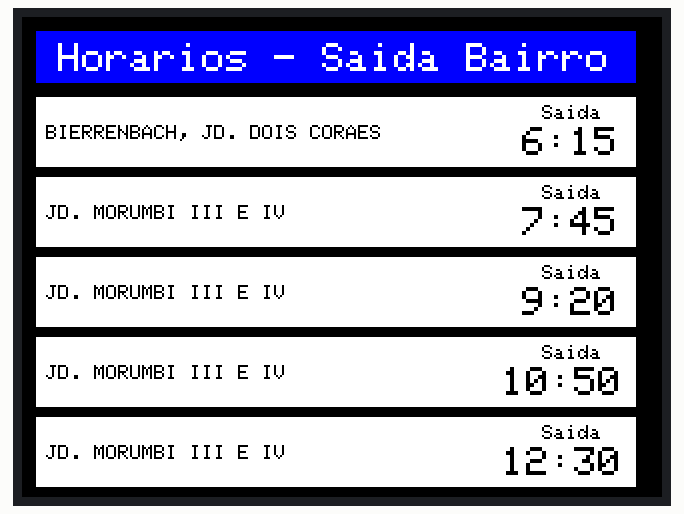
Recording of a sketch running on a simulated Arduino Uno, built with avr-gcc and run on an emulated ATmega328P. On the bench: 320×240 colour display.

Above: at 0.4 s.

The sketch:

Q0684_Menu.ino
```cpp
/*
 *   CÓDIGO:    Q0684
 *   AUTOR:     BrincandoComIdeias
 *   ACOMPANHE: https://www.youtube.com/brincandocomideias ; https://www.instagram.com/canalbrincandocomideias/
 *   APRENDA:   https://cursodearduino.net/ ; https://cursoderobotica.net
 *   COMPRE:    https://www.arducore.com.br/
 *   SKETCH:    Menu TFT Touch
 *   DATA:      21/09/2021
*/

// INCLUSÃO DE BIBLIOTECAS
#include <Adafruit_GFX.h>
#include <Adafruit_TFTLCD.h>
#include <TouchScreen.h>

// DEFINIÇÕES DE PINOS
#define LCD_CS A3
#define LCD_CD A2
#define LCD_WR A1
#define LCD_RD A0
#define LCD_RESET A4


// DEFINIÇÕES
#define WHITE          0xFFFF
#define YELLOW         0xFFE0
#define RED            0xF800
#define BLUE           0x001F
#define BLACK          0x0000
#define CINZA          0x0008

#define LIGADO         0x07E0
#define DESLIGADO      0xF800

#define MINPRESSURE 10
#define MAXPRESSURE 1000


/*____CALIBRAR TFT LCD_____*/
#define YP A3
#define XM A2
#define YM 9
#define XP 8

#define TS_LEFT 110
#define TS_RT   920
#define TS_TOP  70
#define TS_BOT  883
/*______FIM DA CALIBRAÇÃO______*/

TouchScreen ts = TouchScreen(XP, YP, XM, YM, 300); //300 É A SENSITIVIDADE
Adafruit_TFTLCD tft(LCD_CS, LCD_CD, LCD_WR, LCD_RD, LCD_RESET);

int X, Y;
long corBot[3] = {DESLIGADO, DESLIGADO, DESLIGADO};

TSPoint waitTouch() {
  TSPoint p;
  do {
    p = ts.getPoint();
    pinMode(XM, OUTPUT);
    pinMode(YP, OUTPUT);
  } while ((p.z < MINPRESSURE ) || (p.z > MAXPRESSURE));

  p.x = map(p.x, TS_LEFT, TS_RT, 0, 240);
  p.y = map(p.y, TS_BOT, TS_TOP, 0, 320);

  return p;
}

void setup() {
  Serial.begin(9600);

  tft.reset();
  tft.begin(0x9341); // CÓDIGO DO DRIVER DO SEU DISPLAY
  tft.setRotation(1);
  tft.fillScreen(BLACK);

//  IntroScreen();   // DESENHA A TELA DE INTRO
  draw_Buttons(0); // DESENHA TODOS OS BOTOES
}

void loop() {
  TSPoint p = waitTouch();
  X = p.x; Y = p.y;

  //DetectButtons(); // DETECTA OS BOTOES

  delay(300);
}

// IMPLEMENTO DE FUNÇÕES

/*void DetectButtons() {

  if (X < 200 && X > 40) {

    if (Y > 220 && Y < 300) { // LOGICA PARA O BOTAO 1
      Serial.println ("Button 1");
      if (corBot[0] == LIGADO) corBot[0] = DESLIGADO;
      else corBot[0] = LIGADO;
      draw_Buttons(1);
    }


    if (Y > 120 && Y < 200) { // LOGICA PARA O BOTAO 2
      Serial.println ("Button 2");
      if (corBot[1] == LIGADO) corBot[1] = DESLIGADO;
      else corBot[1] = LIGADO;
      draw_Buttons(2);
    }

    if (Y > 20 && Y < 100) { // LOGICA PARA O BOTAO 3
      Serial.println ("Button 3");
      if (corBot[2] == LIGADO) corBot[2] = DESLIGADO;
      else corBot[2] = LIGADO;
      draw_Buttons(3);
    }

  }

}*/

/*void IntroScreen() {
  tft.setCursor (55, 80);
  tft.setTextSize (3);
  tft.setTextColor(WHITE);
  tft.println("MENU");
  tft.setCursor (30, 120);
  tft.println("COM ARDUINO");
  tft.setCursor (30, 180);
  tft.setTextSize (2);
  tft.setTextColor(BLUE);
  tft.println("Brincando");
  tft.setCursor (30, 200);
  tft.setTextColor(WHITE);
  tft.println("    com");
  tft.setCursor (30, 220);
  tft.setTextColor(RED);
  tft.println("       Ideias");
  delay(3500);

  tft.fillScreen(BLACK);
}*/

void draw_Buttons(int type) {

  tft.fillScreen(BLACK);
  tft.fillRoundRect(5,5,300,30,0,BLACK);
  tft.fillRoundRect(7,7,300,26,0,BLUE);
  tft.setCursor(18,13);
  tft.setTextColor(WHITE);
  tft.setTextSize(2);
  tft.print("Horarios - Saida Bairro");

  //HORARIO 1
  tft.fillRoundRect(7,40,300,35,0,WHITE);
  //tft.fillRoundRect(7,7,223,26,0,BLUE);
  tft.setCursor(260,44);
  tft.setTextColor(BLACK);
  tft.setTextSize(1);
  tft.print("Saida");
  tft.setCursor(250,55);
  tft.setTextColor(BLACK);
  tft.setTextSize(2);
  tft.print("6:15");
  tft.setCursor(12,54);
  tft.setTextColor(BLACK);
  tft.setTextSize(1);
  tft.print("BIERRENBACH, JD. DOIS CORAES");

  //HORARIO 2
  tft.fillRoundRect(7,80,300,35,0,WHITE);
  //tft.fillRoundRect(7,7,223,26,0,BLUE);
  tft.setCursor(260,84);
  tft.setTextColor(BLACK);
  tft.setTextSize(1);
  tft.print("Saida");
  tft.setCursor(250,95);
  tft.setTextColor(BLACK);
  tft.setTextSize(2);
  tft.print("7:45");
  tft.setCursor(12,94);
  tft.setTextColor(BLACK);
  tft.setTextSize(1);
  tft.print("JD. MORUMBI III E IV");

  //HORARIO 3
  tft.fillRoundRect(7,120,300,35,0,WHITE);
  //tft.fillRoundRect(7,7,223,26,0,BLUE);
  tft.setCursor(260,124);
  tft.setTextColor(BLACK);
  tft.setTextSize(1);
  tft.print("Saida");
  tft.setCursor(250,135);
  tft.setTextColor(BLACK);
  tft.setTextSize(2);
  tft.print("9:20");
  tft.setCursor(12,134);
  tft.setTextColor(BLACK);
  tft.setTextSize(1);
  tft.print("JD. MORUMBI III E IV");

  //HORARIO 4
  tft.fillRoundRect(7,160,300,35,0,WHITE);
  //tft.fillRoundRect(7,7,223,26,0,BLUE);
  tft.setCursor(260,164);
  tft.setTextColor(BLACK);
  tft.setTextSize(1);
  tft.print("Saida");
  tft.setCursor(240,175);
  tft.setTextColor(BLACK);
  tft.setTextSize(2);
  tft.print("10:50");
  tft.setCursor(12,174);
  tft.setTextColor(BLACK);
  tft.setTextSize(1);
  tft.print("JD. MORUMBI III E IV");

  //HORARIO 4
  tft.fillRoundRect(7,200,300,35,0,WHITE);
  //tft.fillRoundRect(7,7,223,26,0,BLUE);
  tft.setCursor(260,204);
  tft.setTextColor(BLACK);
  tft.setTextSize(1);
  tft.print("Saida");
  tft.setCursor(240,215);
  tft.setTextColor(BLACK);
  tft.setTextSize(2);
  tft.print("12:30");
  tft.setCursor(12,214);
  tft.setTextColor(BLACK);
  tft.setTextSize(1);
  tft.print("JD. MORUMBI III E IV");

  /*switch (type) {
    case 1:

      tft.fillRect  (40, 20 , 160, 80, corBot[0]);

      tft.setTextColor(BLACK);
      tft.setTextSize (1);
      tft.setCursor(50, 50);
      tft.print(" QUARTO");
      break;

    case 2:
      tft.fillRect  (40, 120, 160, 80, corBot[1]);

      tft.setTextColor(BLACK);
      tft.setTextSize (3);
      tft.setCursor(50, 150);
      tft.println("  SALA ");
      break;

    case 3:
      tft.fillRect  (40, 220, 160, 80, corBot[2]);

      tft.setTextColor(BLACK);
      tft.setTextSize (3);
      tft.setCursor(60, 250);
      tft.println("COZINHA");
      break;

    default:
      tft.fillRect  (40, 20 , 160, 80, corBot[0]);
      tft.fillRect  (40, 120, 160, 80, corBot[1]);
      tft.fillRect  (40, 220, 160, 80, corBot[2]);

      tft.setTextColor(BLACK);
      tft.setTextSize (3);

      tft.setCursor(50, 50);
      tft.println(" QUARTO");

      tft.setCursor(50, 150);
      tft.println("  SALA ");

      tft.setCursor(60, 250);
      tft.println("COZINHA");
  }*/

}
```
